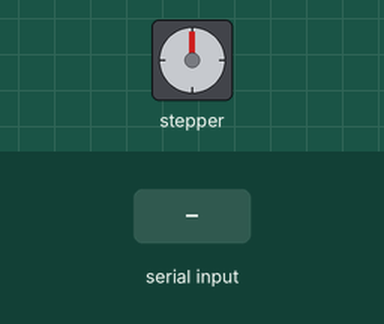
Bench run of a sketch on a simulated Arduino Uno, built with avr-gcc and run on an emulated ATmega328P. Shown: stepper motor. Wiring (inferred from the names in the program): stepper motor driver (200 steps per turn assumed): step pin 2; direction pin 5. The test bench sets the inputs (shaded band). What the sketch prints to the serial monitor is not drawn.

Above: at 1.2 s.
1.3 s: "bottle\n" received over Serial
3.0 s: "1\n" received over Serial
Timing chart, 0 to 6.0 s (numbered marks = the images above; inputs shaded):
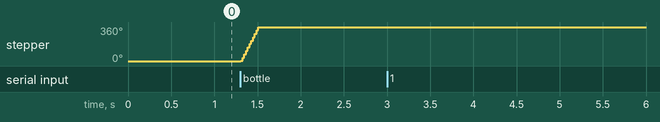

The sketch:

bottle_detection.ino
```cpp
// Bottle test

const int StepX = 2;
const int DirX = 5;
const int StepY = 3;
const int DirY = 6;


void setup() {
  pinMode(StepX,OUTPUT);
  pinMode(DirX,OUTPUT);
  //pinMode(StepY,OUTPUT);
  //pinMode(DirY,OUTPUT);
  Serial.begin(9600);


}

void loop() {
    digitalWrite(DirX, HIGH); // set direction, HIGH for clockwise, LOW for anticlockwise
    digitalWrite(DirY, HIGH);
    if (Serial.available() > 0) {
        String data = Serial.readStringUntil('\n');
        Serial.print("You sent me: ");
        Serial.println(data);
        if (data == "bottle")
        {
            for(int x = 0; x<200; x++) { // loop for 200 steps
                digitalWrite(StepX,HIGH);
                delayMicroseconds(500);
                digitalWrite(StepX,LOW);
                delayMicroseconds(500);
            }
            delay(1000);
        }

    }

}
```

Measured:
- after the input at 1.3 s, stepper: turns 360° clockwise in 0.20 s, starting at once
- after the input at 3.0 s, every drawn part: stays the same
